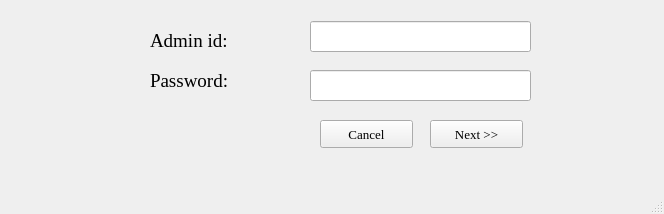
<?xml version="1.0" encoding="UTF-8"?>
<ui version="4.0">
 <class>testAuthentication</class>
 <widget class="QMainWindow" name="testAuthentication">
  <property name="geometry">
   <rect>
    <x>0</x>
    <y>0</y>
    <width>664</width>
    <height>214</height>
   </rect>
  </property>
  <property name="windowTitle">
   <string>Authentication</string>
  </property>
  <widget class="QWidget" name="centralwidget">
   <widget class="QLabel" name="bg_image">
    <property name="geometry">
     <rect>
      <x>0</x>
      <y>5</y>
      <width>661</width>
      <height>161</height>
     </rect>
    </property>
    <property name="text">
     <string/>
    </property>
    <property name="pixmap">
     <pixmap>../Take test/background.png</pixmap>
    </property>
    <property name="scaledContents">
     <bool>false</bool>
    </property>
   </widget>
   <widget class="QLabel" name="L_adminId">
    <property name="geometry">
     <rect>
      <x>150</x>
      <y>10</y>
      <width>161</width>
      <height>61</height>
     </rect>
    </property>
    <property name="font">
     <font>
      <family>Times New Roman</family>
      <pointsize>14</pointsize>
     </font>
    </property>
    <property name="text">
     <string>Admin id:</string>
    </property>
   </widget>
   <widget class="QLineEdit" name="LE_id">
    <property name="geometry">
     <rect>
      <x>310</x>
      <y>21</y>
      <width>221</width>
      <height>31</height>
     </rect>
    </property>
    <property name="font">
     <font>
      <family>Times New Roman</family>
      <pointsize>14</pointsize>
     </font>
    </property>
    <property name="toolTip">
     <string>Your id number</string>
    </property>
   </widget>
   <widget class="QPushButton" name="B_cancel">
    <property name="geometry">
     <rect>
      <x>320</x>
      <y>120</y>
      <width>93</width>
      <height>28</height>
     </rect>
    </property>
    <property name="font">
     <font>
      <family>Times New Roman</family>
      <pointsize>10</pointsize>
     </font>
    </property>
    <property name="text">
     <string>Cancel</string>
    </property>
   </widget>
   <widget class="QPushButton" name="B_next">
    <property name="geometry">
     <rect>
      <x>430</x>
      <y>120</y>
      <width>93</width>
      <height>28</height>
     </rect>
    </property>
    <property name="font">
     <font>
      <family>Times New Roman</family>
      <pointsize>10</pointsize>
     </font>
    </property>
    <property name="text">
     <string>Next &gt;&gt;</string>
    </property>
   </widget>
   <widget class="QLabel" name="L_password">
    <property name="geometry">
     <rect>
      <x>150</x>
      <y>50</y>
      <width>161</width>
      <height>61</height>
     </rect>
    </property>
    <property name="font">
     <font>
      <family>Times New Roman</family>
      <pointsize>14</pointsize>
     </font>
    </property>
    <property name="text">
     <string>Password:</string>
    </property>
   </widget>
   <widget class="QLineEdit" name="LE_password">
    <property name="geometry">
     <rect>
      <x>310</x>
      <y>70</y>
      <width>221</width>
      <height>31</height>
     </rect>
    </property>
    <property name="font">
     <font>
      <family>Times New Roman</family>
      <pointsize>14</pointsize>
     </font>
    </property>
    <property name="toolTip">
     <string>Your id number</string>
    </property>
   </widget>
  </widget>
  <widget class="QMenuBar" name="menubar">
   <property name="geometry">
    <rect>
     <x>0</x>
     <y>0</y>
     <width>664</width>
     <height>26</height>
    </rect>
   </property>
  </widget>
  <widget class="QStatusBar" name="statusbar"/>
 </widget>
 <resources/>
 <connections/>
</ui>
